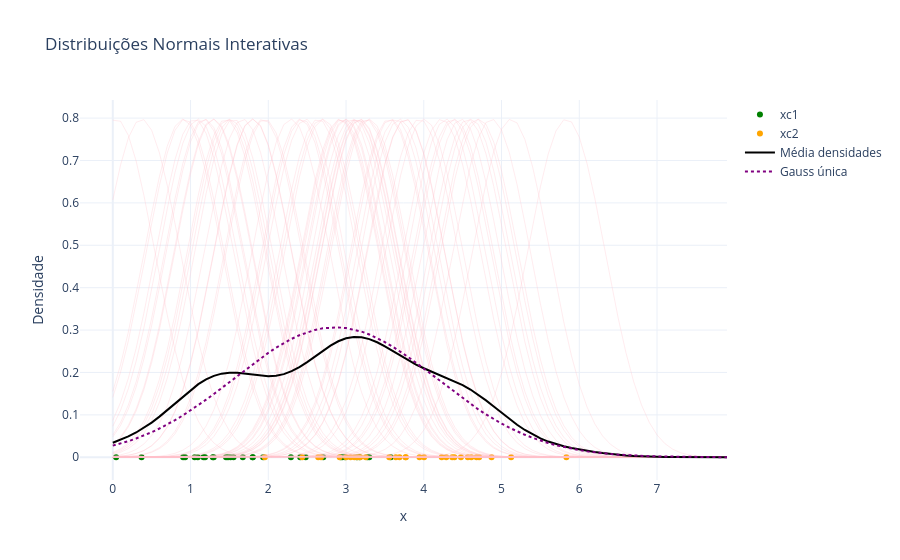

Source (notebook cell):
### Code cell
def fnormal1var(x, mu, sigma):
    return norm.pdf(x, mu, sigma)

N1 = 30
xc1 = np.random.normal(loc=2, scale=1, size=(N1, 1))
xc2 = np.random.normal(loc=4, scale=1, size=(N1, 1))

xrange = np.arange(0, 8, 0.1)
xall = np.vstack((xc1, xc2))
fall = np.zeros_like(xrange)

fig = go.Figure()

fig.add_trace(go.Scatter(
    x=xc1.flatten(), y=np.zeros_like(xc1).flatten(),
    mode='markers', name='xc1', marker=dict(color='green')
))

fig.add_trace(go.Scatter(
    x=xc2.flatten(), y=np.zeros_like(xc2).flatten(),
    mode='markers', name='xc2', marker=dict(color='orange')
))

for x in xall:
    yrange = fnormal1var(xrange, x, 0.5)
    fig.add_trace(go.Scatter(
        x=xrange, y=yrange,
        mode='lines', line=dict(color='pink', width=1),
        opacity=0.3, showlegend=False
    ))
    fall += yrange

fall = fall / (2 * N1)
fig.add_trace(go.Scatter(
    x=xrange, y=fall,
    mode='lines', line=dict(color='black', width=2),
    name='Média densidades'
))

mygauss = fnormal1var(xrange, np.mean(xall), np.std(xall))
fig.add_trace(go.Scatter(
    x=xrange, y=mygauss,
    mode='lines', line=dict(color='purple', width=2, dash='dot'),
    name='Gauss única'
))

fig.update_layout(
    title="Distribuições Normais Interativas",
    xaxis_title="x",
    yaxis_title="Densidade",
    template="plotly_white"
)

fig.show()
